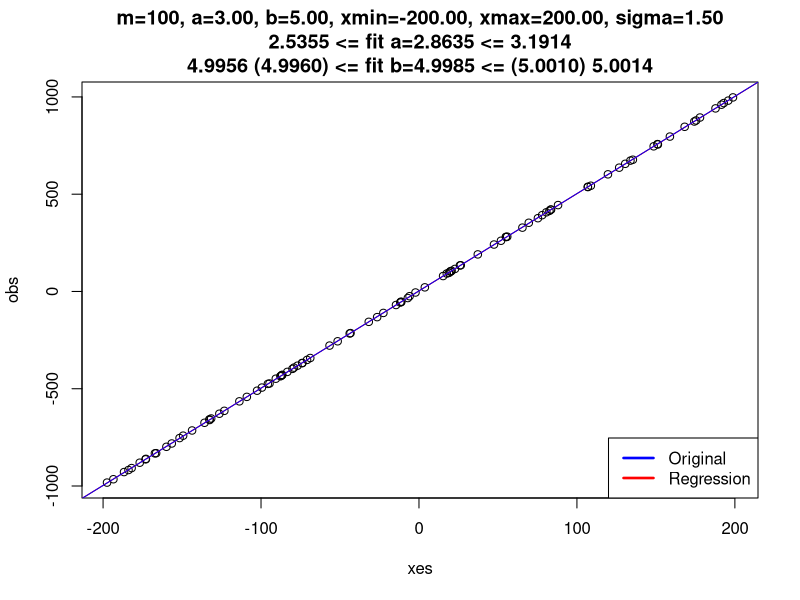
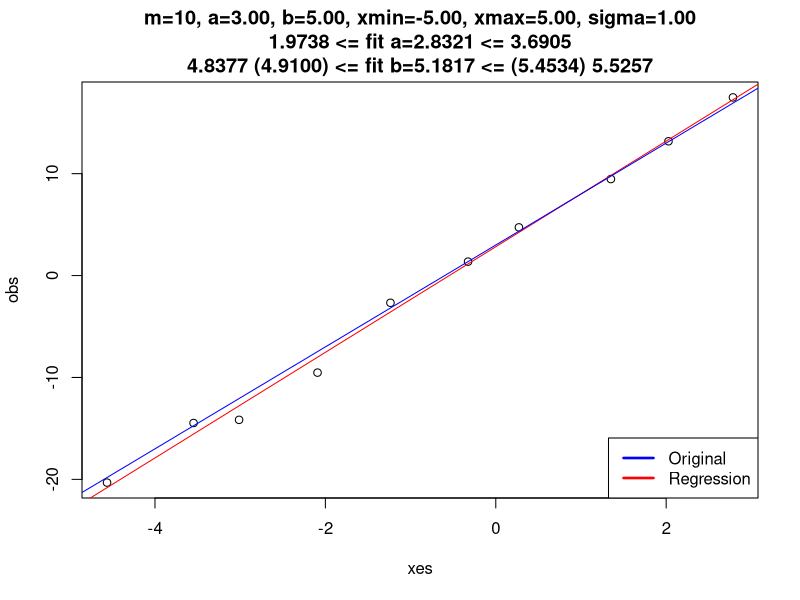
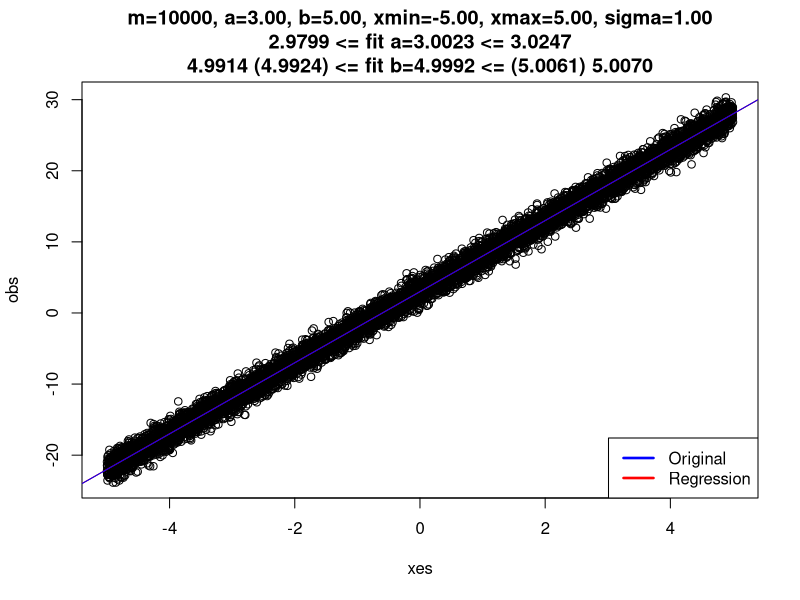
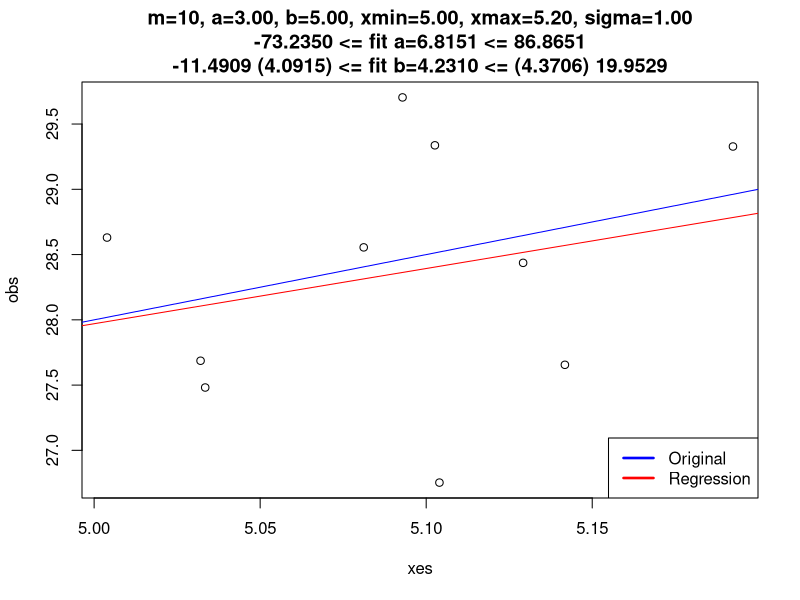
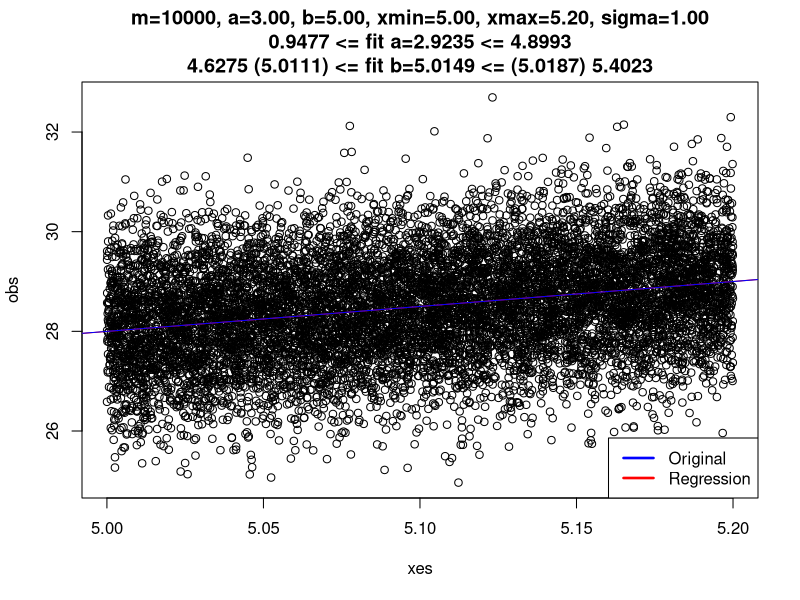
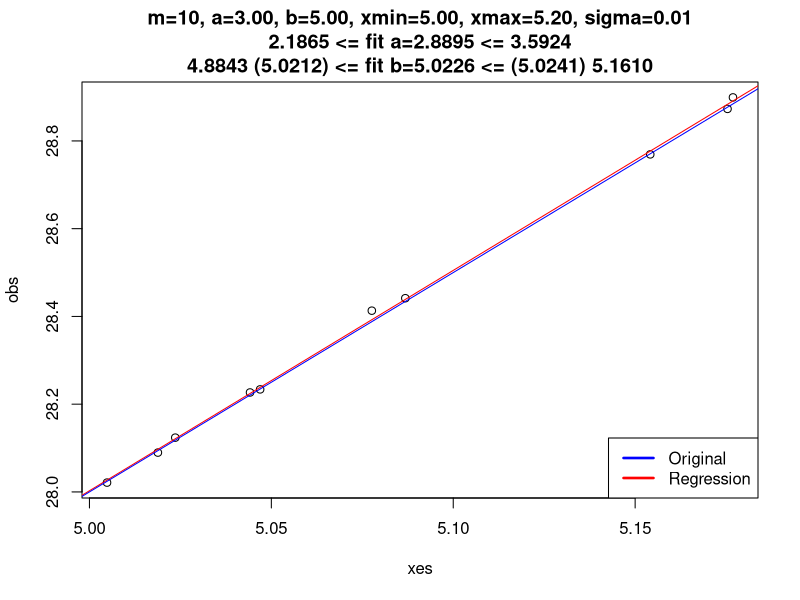

Write the R code that produced these figures, in order.
# PR 1
gensrobs <- function(m, a, b, xmin, xmax, sigma)
{
  xes = runif(m, xmin, xmax)
  # sigma patrat ?!?
  epsilons = rnorm(m, mean=0, sd=sigma)
  #print (xes)
  #print (epsilons)
  obs = mapply(
    function(x, eps) a + b * x + eps,
    xes, epsilons
  )
#  print (cbind(obs, xes))
  return (cbind(xes, obs))
}

# PR 2

# b = fit b +/- T 2.5% (m-2) . standard error (fit b), same for a
# P(b fit - * <= b <= b fit + *) = 95%
# Calculat confidence interval manual - std error etc
# SE(fit b) = sigma (original) / sqrt(m) * Sx  - std deviation for x = (sum(xi) - e(x))^2 / m
# S = estimator pt sigma = (sum (yi - e(y)))^2 / (m - 2), in loc de sigma (original)
# m - 2 == gradul de libertate, nr de observatii - nr de variabile - 1
# SE(fit b) = S / (sqrt(sum (xi = e(x))^2))
# var(b fit) = S^2 / (m * Sx^2)

confint_manual <- function(d, found_slope, found_intercept)
{
  print("BEGIN confint_manual")
  xes = d[,1]
  justobs = d[,2]
  print (found_slope)
  print (found_intercept)
  fitted_obs = sapply(xes, function(x) x * found_slope + found_intercept)
  sse_dumb = sum(mapply(function(x, y) (x - y)**2, justobs, fitted_obs))
  sse_r_style = sum((justobs - fitted_obs)^2)
  sse = sse_r_style
  freedom = length(justobs) - 2
  sigma_est_curs = sqrt(sse / freedom)
  se_slope = sigma_est_curs^2
  ss_xes = sum(xes^2)
  #t25n2 = qt(.975, df=(length(justobs) - 2))
  t25n2 = qt(c(.025, .975), df=freedom)
  cat("sigma estimated:", sigma_est_curs, "\n")
  cat("t 2.5%", t25n2[1], " degrees of freedom: ", freedom, "\n")
  #print(xes)
  cat("sum of squares for x:", ss_xes, "\n")
  cat("sigma/sqrt(sum of squares x)", sigma_est_curs / sqrt(ss_xes), "\n")
  ci_slope_min = found_slope + t25n2[1] * sigma_est_curs / sqrt(ss_xes)
  ci_slope_max = found_slope + t25n2[2] * sigma_est_curs / sqrt(ss_xes)
  cat("ci_slope_min:", ci_slope_min, "\n")
  cat("ci_slope_max:", ci_slope_max, "\n")
  
  se_intercept = sigma_est_curs * sqrt(ss_xes / length(justobs))
  ci_int_min = found_intercept + t25n2[1] * se_intercept
  ci_int_max = found_intercept + t25n2[2] * se_intercept
  cat("ci_int_min:", ci_int_min, "\n")
  cat("ci_int_max:", ci_int_max, "\n")  
  return (c(ci_slope_min, ci_slope_max))
  print("END confint_manual")
}

simpleregression <- function(counter, m, a, b, xmin, xmax, sigma)
{
  d = gensrobs(m, a, b, xmin, xmax, sigma)
  
  fname = sprintf("simple_regression_%d.pdf", counter)
  pdf(fname, 8.27, 5.83) # A5
  fit = lm(obs ~ xes, as.data.frame(d))
  ci_b = confint(fit, 'xes', 0.975)
  ci_a = confint(fit, '(Intercept)', 0.975)
  ci_manual = confint_manual(d, unname(fit$coefficients[2]), unname(fit$coefficients[1]))
  print(ci_b[1])
  print(ci_b[2])
  
  title2 = sprintf("m=%d, a=%.2f, b=%.2f, xmin=%.2f, xmax=%.2f, sigma=%.2f\n%.4f <= fit a=%.4f <= %.4f\n%.4f (%.4f) <= fit b=%.4f <= (%.4f) %.4f",
                   m, a, b, xmin, xmax, sigma,
                   ci_a[1], fit$coefficients[1], ci_a[2],
                   ci_b[1], ci_manual[1], fit$coefficients[2], ci_manual[2], ci_b[2])
  plot(main=title2, d)
  abline(coef(fit), col="red")
  abline(a, b, col="blue")
  legend("bottomright", # places a legend at the appropriate place
         c("Original","Regression"), # puts text in the legend
         lty=c(1,1), # gives the legend appropriate symbols (lines)
         lwd=c(2.5,2.5),col=c("blue","red")) # gives the legend lines the correct color and width
  dev.off()
  print("===========================================")
  print(sprintf("m=%d, a=%.2f, b=%.2f",
                   m, a, b))
  print(sprintf("xmin=%.2f, xmax=%.2f",
                   xmin, xmax))
  print(sprintf("sigma=%.2f",
                   sigma))
  print(sprintf("fit a=%.2f, fit b=%.2f",
                   fit$coefficients[1], fit$coefficients[2]))
# b = fit b +/- T 2.5% (m-2) . standard error (fit b), same for a
# P(b fit - * <= b <= b fit + *) = 95%
# Calculat confidence interval manual - std error etc
# SE(fit b) = sigma (original) / sqrt(m) * Sx  - std deviation for x = (sum(xi) - e(x))^2 / m
# S = estimator pt sigma = (sum (yi - e(y)))^2 / (m - 2), in loc de sigma (original)
# m - 2 == gradul de libertate, nr de observatii - nr de variabile - 1
# SE(fit b) = S / (sqrt(sum (xi = e(x))^2))

# var(b fit) = S^2 / (m * Sx^2)
  print(confint(fit, 'xes', 0.95))
  print(confint(fit, '(Intercept)', 0.95))
}

# Counter for file name, no of samples, a, b, minx, maxx, sigma
simpleregression(1, 100, 3, 5, -200, 200, 1.5)
simpleregression(2, 10, 3, 5, -5, 5, 1)
simpleregression(3, 10000, 3, 5, -5, 5, 1)
simpleregression(4, 10, 3, 5, 5, 5.2, 1)
simpleregression(5, 10000, 3, 5, 5, 5.2, 1)
simpleregression(6, 10, 3, 5, 5, 5.2, 0.01)

#d = gensrobs(10000, 3, 5, -5, 5, 1)
#fit = lm(obs ~ xes, as.data.frame(d))
